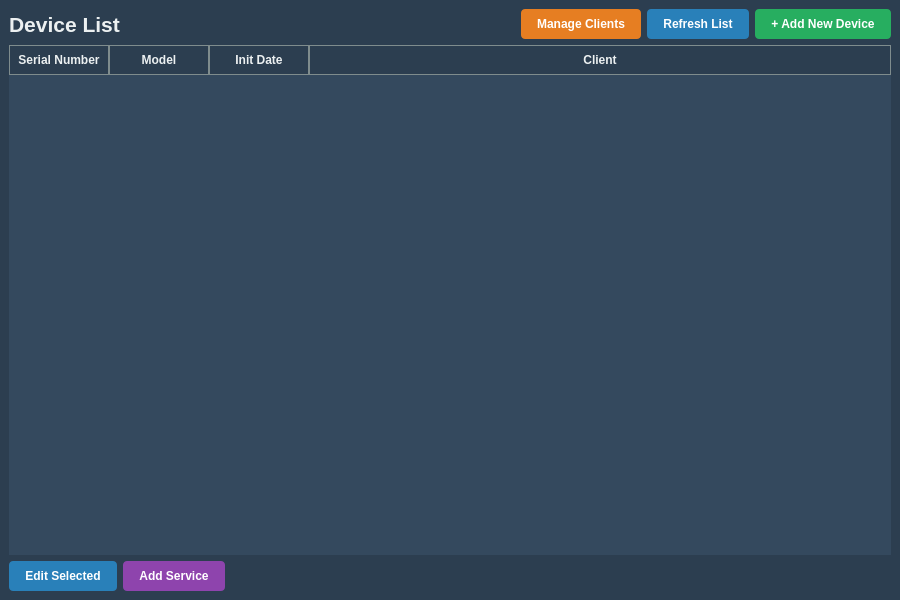
<?xml version="1.0" encoding="UTF-8"?>
<ui version="4.0">
 <class>MainWindow</class>
 <widget class="QMainWindow" name="MainWindow">
  <property name="geometry">
   <rect>
    <x>0</x>
    <y>0</y>
    <width>900</width>
    <height>600</height>
   </rect>
  </property>
  <property name="windowTitle">
   <string>Device Management Dashboard</string>
  </property>
  <property name="styleSheet">
   <string notr="true">
    QMainWindow {
        background-color: #2c3e50;
    }
    QWidget {
        color: #ecf0f1;
        font-family: 'Segoe UI', sans-serif;
    }
    /* Table Styling */
    QTableWidget {
        background-color: #34495e;
        gridline-color: #7f8c8d;
        color: #ecf0f1;
        border: none;
        selection-background-color: #27ae60;
    }
    QHeaderView::section {
        background-color: #2c3e50;
        color: #ecf0f1;
        padding: 5px;
        border: 1px solid #7f8c8d;
        font-weight: bold;
    }
    /* Button Styling */
    QPushButton {
        background-color: #2980b9;
        border: none;
        border-radius: 4px;
        padding: 8px 16px;
        font-weight: bold;
        color: white;
    }
    QPushButton:hover {
        background-color: #3498db;
    }
    QPushButton#add_device_btn {
        background-color: #27ae60;
    }
    QPushButton#add_device_btn:hover {
        background-color: #2ecc71;
    }
    QPushButton#manage_clients_btn {
        background-color: #e67e22;
    }
    QPushButton#manage_clients_btn:hover {
        background-color: #d35400;
    }
   </string>
  </property>
  <widget class="QWidget" name="centralwidget">
   <layout class="QVBoxLayout" name="verticalLayout">
    <item>
     <layout class="QHBoxLayout" name="top_bar_layout">
      <item>
       <widget class="QLabel" name="label">
        <property name="font">
         <font>
          <pointsize>16</pointsize>
          <bold>true</bold>
         </font>
        </property>
        <property name="text">
         <string>Device List</string>
        </property>
       </widget>
      </item>
      <item>
       <spacer name="horizontalSpacer">
        <property name="orientation">
         <enum>Qt::Horizontal</enum>
        </property>
        <property name="sizeHint" stdset="0">
         <size>
          <width>40</width>
          <height>20</height>
         </size>
        </property>
       </spacer>
      </item>
      <item>
       <widget class="QPushButton" name="manage_clients_btn">
        <property name="text">
         <string>Manage Clients</string>
        </property>
        <property name="cursor">
         <cursorShape>PointingHandCursor</cursorShape>
        </property>
       </widget>
      </item>
      <item>
       <widget class="QPushButton" name="refresh_btn">
        <property name="text">
         <string>Refresh List</string>
        </property>
       </widget>
      </item>
      <item>
       <widget class="QPushButton" name="add_device_btn">
        <property name="text">
         <string>+ Add New Device</string>
        </property>
        <property name="cursor">
         <cursorShape>PointingHandCursor</cursorShape>
        </property>
       </widget>
      </item>
     </layout>
    </item>
    <item>
     <widget class="QTableWidget" name="device_table">
      <property name="alternatingRowColors">
       <bool>true</bool>
      </property>
      <property name="selectionBehavior">
       <enum>QAbstractItemView::SelectRows</enum>
      </property>
      <property name="selectionMode">
       <enum>QAbstractItemView::SingleSelection</enum>
      </property>
      <attribute name="horizontalHeaderStretchLastSection">
       <bool>true</bool>
      </attribute>
      <column>
       <property name="text">
        <string>Serial Number</string>
       </property>
      </column>
      <column>
       <property name="text">
        <string>Model</string>
       </property>
      </column>
      <column>
       <property name="text">
        <string>Init Date</string>
       </property>
      </column>
      <column>
       <property name="text">
        <string>Client</string>
       </property>
      </column>
     </widget>
    </item>
    <item>
     <layout class="QHBoxLayout" name="action_bar_layout">
      <item>
       <widget class="QPushButton" name="edit_device_btn">
        <property name="text">
         <string>Edit Selected</string>
        </property>
       </widget>
      </item>
      <item>
       <widget class="QPushButton" name="add_service_btn">
        <property name="text">
         <string>Add Service</string>
        </property>
        <property name="styleSheet">
            <string>background-color: #8e44ad;</string>
        </property>
       </widget>
      </item>
      <item>
       <spacer name="horizontalSpacer_2">
        <property name="orientation">
         <enum>Qt::Horizontal</enum>
        </property>
        <property name="sizeHint" stdset="0">
         <size>
          <width>40</width>
          <height>20</height>
         </size>
        </property>
       </spacer>
      </item>
     </layout>
    </item>
   </layout>
  </widget>
 </widget>
 <resources/>
 <connections/>
</ui>
